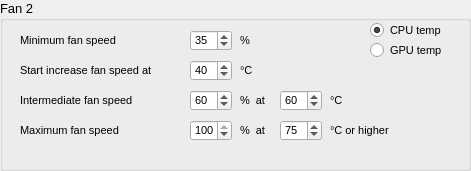
     <widget class="QGroupBox" name="groupBoxConfigFan2">
      <property name="geometry">
       <rect>
        <x>20</x>
        <y>210</y>
        <width>471</width>
        <height>171</height>
       </rect>
      </property>
      <property name="font">
       <font>
        <pointsize>10</pointsize>
        <weight>50</weight>
        <bold>false</bold>
       </font>
      </property>
      <property name="title">
       <string>Fan 2</string>
      </property>
      <property name="flat">
       <bool>false</bool>
      </property>
      <property name="checkable">
       <bool>false</bool>
      </property>
      <widget class="QLabel" name="label_27">
       <property name="geometry">
        <rect>
         <x>20</x>
         <y>30</y>
         <width>151</width>
         <height>21</height>
        </rect>
       </property>
       <property name="font">
        <font>
         <pointsize>8</pointsize>
        </font>
       </property>
       <property name="text">
        <string>Minimum fan speed</string>
       </property>
      </widget>
      <widget class="QSpinBox" name="spinBoxMinSpeedFan2">
       <property name="geometry">
        <rect>
         <x>190</x>
         <y>30</y>
         <width>42</width>
         <height>21</height>
        </rect>
       </property>
       <property name="font">
        <font>
         <pointsize>8</pointsize>
        </font>
       </property>
       <property name="maximum">
        <number>100</number>
       </property>
       <property name="singleStep">
        <number>1</number>
       </property>
       <property name="value">
        <number>35</number>
       </property>
      </widget>
      <widget class="QLabel" name="label_28">
       <property name="geometry">
        <rect>
         <x>20</x>
         <y>60</y>
         <width>241</width>
         <height>21</height>
        </rect>
       </property>
       <property name="font">
        <font>
         <pointsize>8</pointsize>
        </font>
       </property>
       <property name="text">
        <string>Start increase fan speed at </string>
       </property>
      </widget>
      <widget class="QSpinBox" name="spinBoxStartIncreaseSpeedFan2">
       <property name="geometry">
        <rect>
         <x>190</x>
         <y>60</y>
         <width>42</width>
         <height>21</height>
        </rect>
       </property>
       <property name="font">
        <font>
         <pointsize>8</pointsize>
        </font>
       </property>
       <property name="maximum">
        <number>100</number>
       </property>
       <property name="singleStep">
        <number>1</number>
       </property>
       <property name="value">
        <number>40</number>
       </property>
      </widget>
      <widget class="QLabel" name="label_29">
       <property name="geometry">
        <rect>
         <x>240</x>
         <y>90</y>
         <width>101</width>
         <height>21</height>
        </rect>
       </property>
       <property name="font">
        <font>
         <pointsize>8</pointsize>
        </font>
       </property>
       <property name="text">
        <string>%  at</string>
       </property>
      </widget>
      <widget class="QSpinBox" name="spinBoxIntermediateTempFan2">
       <property name="geometry">
        <rect>
         <x>280</x>
         <y>90</y>
         <width>42</width>
         <height>21</height>
        </rect>
       </property>
       <property name="font">
        <font>
         <pointsize>8</pointsize>
        </font>
       </property>
       <property name="maximum">
        <number>100</number>
       </property>
       <property name="singleStep">
        <number>1</number>
       </property>
       <property name="value">
        <number>60</number>
       </property>
      </widget>
      <widget class="QSpinBox" name="spinBoxIntermediateSpeedFan2">
       <property name="geometry">
        <rect>
         <x>190</x>
         <y>90</y>
         <width>42</width>
         <height>21</height>
        </rect>
       </property>
       <property name="font">
        <font>
         <pointsize>8</pointsize>
        </font>
       </property>
       <property name="maximum">
        <number>100</number>
       </property>
       <property name="singleStep">
        <number>1</number>
       </property>
       <property name="value">
        <number>60</number>
       </property>
      </widget>
      <widget class="QLabel" name="label_30">
       <property name="geometry">
        <rect>
         <x>20</x>
         <y>90</y>
         <width>151</width>
         <height>21</height>
        </rect>
       </property>
       <property name="font">
        <font>
         <pointsize>8</pointsize>
        </font>
       </property>
       <property name="text">
        <string>Intermediate fan speed </string>
       </property>
      </widget>
      <widget class="QLabel" name="label_31">
       <property name="geometry">
        <rect>
         <x>330</x>
         <y>90</y>
         <width>111</width>
         <height>21</height>
        </rect>
       </property>
       <property name="font">
        <font>
         <pointsize>8</pointsize>
        </font>
       </property>
       <property name="text">
        <string>°C</string>
       </property>
      </widget>
      <widget class="QLabel" name="label_32">
       <property name="geometry">
        <rect>
         <x>240</x>
         <y>60</y>
         <width>111</width>
         <height>21</height>
        </rect>
       </property>
       <property name="font">
        <font>
         <pointsize>8</pointsize>
        </font>
       </property>
       <property name="text">
        <string>°C</string>
       </property>
      </widget>
      <widget class="QLabel" name="label_33">
       <property name="geometry">
        <rect>
         <x>240</x>
         <y>30</y>
         <width>111</width>
         <height>21</height>
        </rect>
       </property>
       <property name="font">
        <font>
         <pointsize>8</pointsize>
        </font>
       </property>
       <property name="text">
        <string>%</string>
       </property>
      </widget>
      <widget class="QLabel" name="label_34">
       <property name="geometry">
        <rect>
         <x>20</x>
         <y>120</y>
         <width>151</width>
         <height>21</height>
        </rect>
       </property>
       <property name="font">
        <font>
         <pointsize>8</pointsize>
        </font>
       </property>
       <property name="text">
        <string>Maximum fan speed </string>
       </property>
      </widget>
      <widget class="QSpinBox" name="spinBoxMaxSpeedFan2">
       <property name="geometry">
        <rect>
         <x>190</x>
         <y>120</y>
         <width>42</width>
         <height>21</height>
        </rect>
       </property>
       <property name="font">
        <font>
         <pointsize>8</pointsize>
        </font>
       </property>
       <property name="maximum">
        <number>100</number>
       </property>
       <property name="singleStep">
        <number>1</number>
       </property>
       <property name="value">
        <number>100</number>
       </property>
      </widget>
      <widget class="QLabel" name="label_35">
       <property name="geometry">
        <rect>
         <x>240</x>
         <y>120</y>
         <width>101</width>
         <height>21</height>
        </rect>
       </property>
       <property name="font">
        <font>
         <pointsize>8</pointsize>
        </font>
       </property>
       <property name="text">
        <string>%  at</string>
       </property>
      </widget>
      <widget class="QLabel" name="label_36">
       <property name="geometry">
        <rect>
         <x>330</x>
         <y>120</y>
         <width>111</width>
         <height>21</height>
        </rect>
       </property>
       <property name="font">
        <font>
         <pointsize>8</pointsize>
        </font>
       </property>
       <property name="text">
        <string>°C or higher</string>
       </property>
      </widget>
      <widget class="QSpinBox" name="spinBoxMaxTempFan2">
       <property name="geometry">
        <rect>
         <x>280</x>
         <y>120</y>
         <width>42</width>
         <height>21</height>
        </rect>
       </property>
       <property name="font">
        <font>
         <pointsize>8</pointsize>
        </font>
       </property>
       <property name="maximum">
        <number>100</number>
       </property>
       <property name="singleStep">
        <number>1</number>
       </property>
       <property name="value">
        <number>75</number>
       </property>
      </widget>
      <widget class="QRadioButton" name="radioButtonCPUFan2">
       <property name="geometry">
        <rect>
         <x>370</x>
         <y>20</y>
         <width>95</width>
         <height>20</height>
        </rect>
       </property>
       <property name="font">
        <font>
         <pointsize>8</pointsize>
        </font>
       </property>
       <property name="text">
        <string>CPU temp</string>
       </property>
       <property name="checked">
        <bool>true</bool>
       </property>
      </widget>
      <widget class="QRadioButton" name="radioButtonGPUFan2">
       <property name="geometry">
        <rect>
         <x>370</x>
         <y>40</y>
         <width>95</width>
         <height>20</height>
        </rect>
       </property>
       <property name="font">
        <font>
         <pointsize>8</pointsize>
        </font>
       </property>
       <property name="text">
        <string>GPU temp</string>
       </property>
      </widget>
     </widget>
